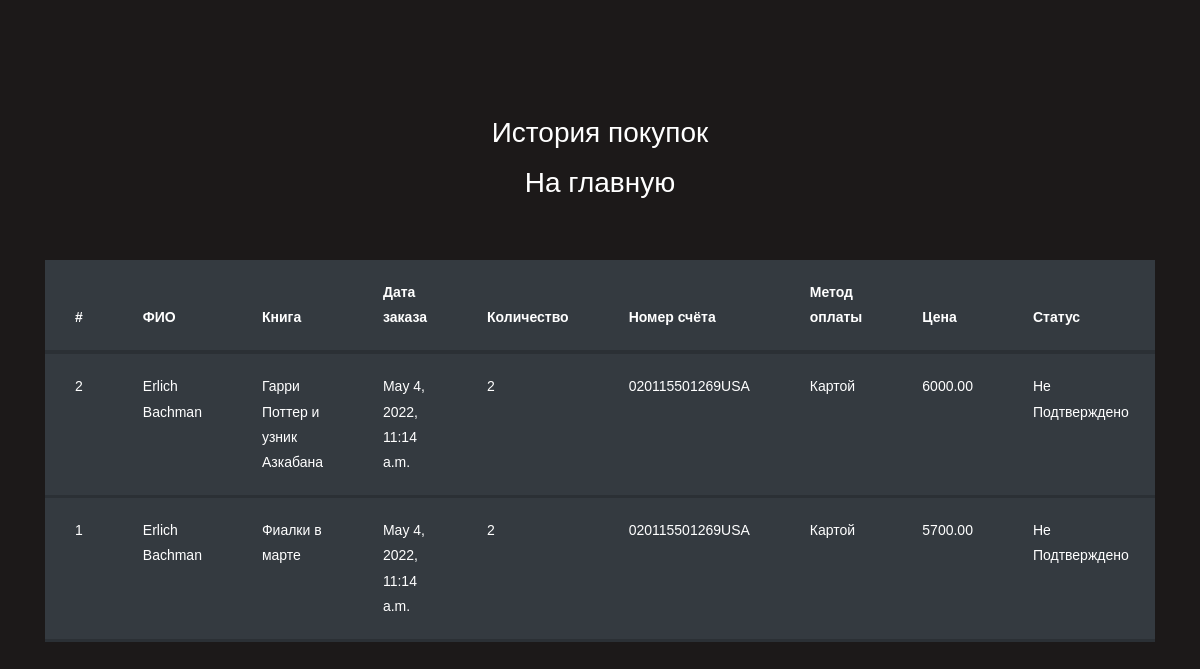
The page /profile_report (signed in) on the database its author committed.
### DiDiStoreApp/models.py (models this page shows, shortened)
class OrderItem(models.Model):
    order = models.ForeignKey(Order, on_delete=models.CASCADE)
    book = models.ForeignKey(Book, on_delete=models.CASCADE)
    price = models.DecimalField(max_digits=10, decimal_places=2)
    quantity = models.PositiveIntegerField(default=1)

class Book(models.Model):
    photo = models.ImageField(upload_to="photos/%Y/%m/%d/", verbose_name="Фото")
    author = models.ForeignKey(Author,verbose_name="Автор",on_delete=models.CASCADE)
    publisher = models.ForeignKey(Publisher,verbose_name="Издатель",on_delete=models.CASCADE)
    category = models.ForeignKey("Category", on_delete=models.CASCADE, verbose_name="Категория")
    name = models.CharField(max_length=100, verbose_name="Название")
    year = models.IntegerField(verbose_name="Год")
    price = models.IntegerField(verbose_name="Цена")
    lang = models.CharField(max_length=255,choices=LANGS,default="Руский")
    created_at = models.DateTimeField(auto_now_add=True,verbose_name="Создано")
    updated_at = models.DateTimeField(auto_now=True,verbose_name="Последний изм.")
    rating = models.IntegerField(default=5,verbose_name="rating")
    desc = models.TextField(verbose_name="Описание")
    def __str__(self):
        return self.name
    class Meta:
        verbose_name = "Книга"
        verbose_name_plural = "Книги"

class Order(models.Model):
    customer = models.ForeignKey(User, on_delete = models.CASCADE)
    name = models.CharField(max_length=30)
    email = models.EmailField()
    phone = models.CharField(max_length=16)
    address = models.CharField(max_length=150)
    payment_method = models.CharField(max_length = 20,choices=PAYMENT_MED)
    iin = models.CharField(max_length = 25)
    bank_iin = models.CharField(max_length=25)
    cvv_iin = models.CharField(max_length=4)
    transaction_id = models.IntegerField()
    totalbook = models.IntegerField()
    created = models.DateTimeField(auto_now_add=True)
    updated = models.DateTimeField(auto_now=True)
    paid = models.BooleanField(default=False)
    class Meta:
        ordering = ('-created', )

### DiDiStoreApp/views.py (the view)
# urls.py: path("profile_report", profile_report ,name="profile_report"),
@user_passes_test(is_client)
def profile_report(request):
    profile = get_object_or_404(User,id=request.user.id)
    order_items = OrderItem.objects.filter(order__customer_id=request.user.id).order_by("-id")
    context = {
        "profile" : profile,
        "orders_items": order_items,
    }
    return render(request, "DiDiStoreApp/table_buy.html",context)

### DiDiStoreApp/views.py (called while the page is built)
def is_client(user):
    return user.groups.filter(name='CLIENT').exists()

### DiDiStoreApp/templates/DiDiStoreApp/table_buy.html (shortened to what this page needs)
{% load static %}
<!doctype html>
<html lang="en">
  <head>
	<link rel="stylesheet" href="https://stackpath.bootstrapcdn.com/font-awesome/4.7.0/css/font-awesome.min.css">
	<link rel="stylesheet" href="{% static 'DiDiStoreApp/table/css/style.css' %}">
	</head>
	<body style="background-color: #1C1919;">
	<section class="ftco-section">
		<div class="container">
			<div class="row justify-content-center">
				<div class="col-md-6 text-center mb-5">
					<h2 class="heading-section">История покупок</h2>
                    					<a style="color: white;" href="{% url 'home' %}"><h1 class="heading-section">На главную</h1></a>
				</div>
			</div>
			<div class="row">
				<div class="col-md-12">
					<div class="table-wrap">
						<table class="table table-bordered table-dark table-hover">
						  <thead>
						    <tr>
                                <th>#</th>
						      <th>ФИО</th>
						      <th>Книга</th>
						      <th>Дата заказа</th>
						      <th>Количество</th>
						      <th>Номер счёта</th>
						      <th>Метод оплаты</th>
						      <th>Цена</th>
						      <th>Cтатус</th>
						    </tr>
						  </thead>
                        {% for jv in orders_items %}
						  <tbody>
						    <tr>
						      <td>{{ jv.id }}</td>
						      <td>{{ profile.first_name }} {{ profile.last_name }}</td>
						      <td>{{ jv.book }}</td>
						      <td>{{ jv.order.created }}</td>
						      <td>{{ jv.quantity }}</td>
						      <td>{{ jv.order.bank_iin }}</td>
						      <td>{{ jv.order.payment_method }}</td>
						      <td>{{ jv.price }}</td>
                                {% if jv.order.paid == True %}
                                    <td>Подтверждено</td>
                                    {% else %}
                                       <td>Не Подтверждено</td>
                                {% endif %}
						    </tr>
						  </tbody>
			{% endfor %}
						</table>
                    </div>
				</div>
			</div>
		</div>
	</section>
	</body>
</html>

### rows shown on the page
OrderItem: id "2", book "Гарри Поттер и узник Азкабана", order.created "May 4, 2022, 11:14 a.m.", quantity "2", order.bank_iin "020115501269USA", order.payment_method "Картой", price "6000.00", shows "Не Подтверждено"
OrderItem: id "1", book "Фиалки в марте", order.created "May 4, 2022, 11:14 a.m.", quantity "2", order.bank_iin "020115501269USA", order.payment_method "Картой", price "5700.00", shows "Не Подтверждено"

### other values the page prints
{{ profile.first_name }} "Erlich"
{{ profile.last_name }} "Bachman"
